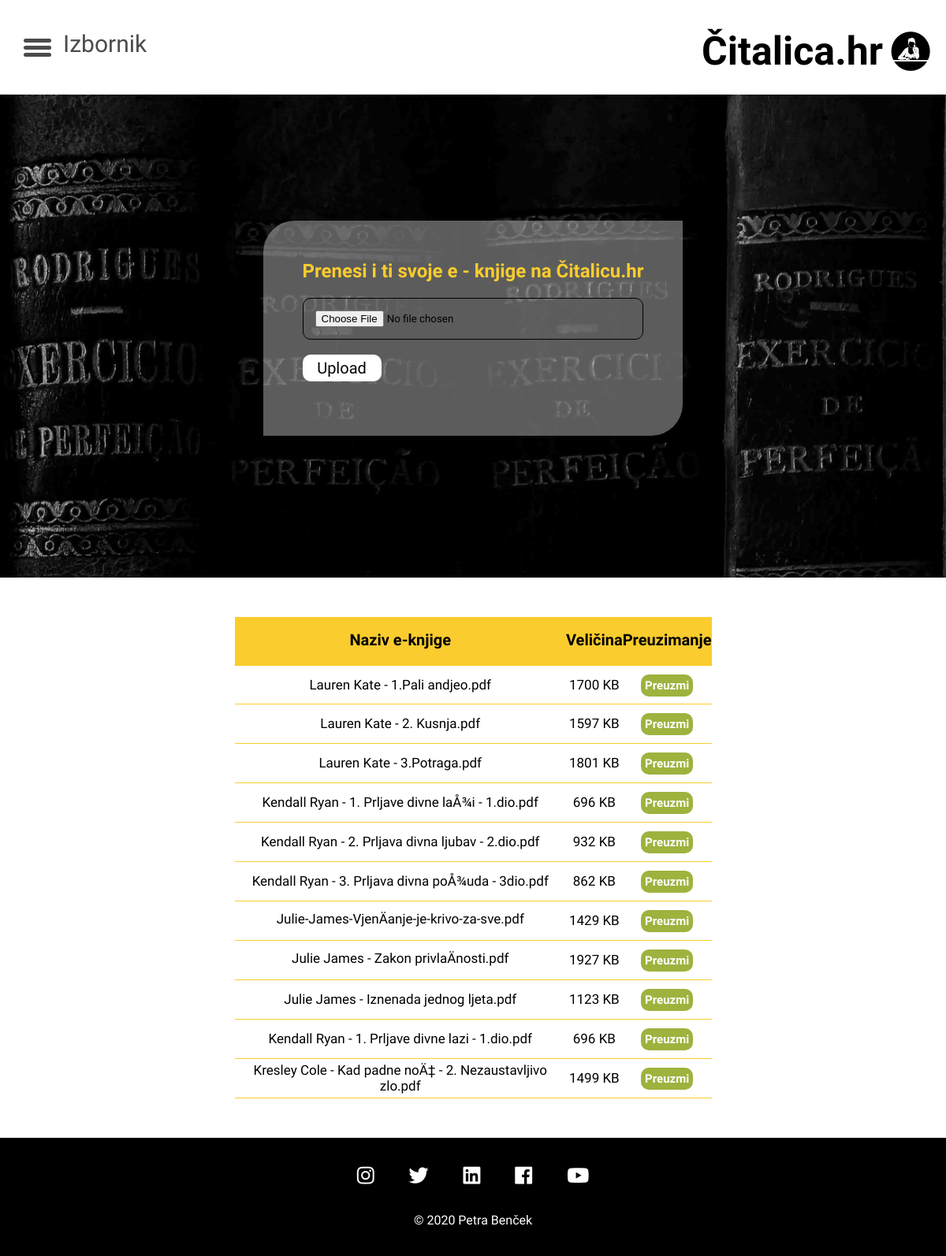
The app's page /eknjige.php with its own data.
### tables this page shows
CREATE TABLE `files` (
  `id` int(11) NOT NULL,
  `name` varchar(255) NOT NULL,
  `size` int(11) NOT NULL,
  `downloads` int(11) NOT NULL
);

### eknjige_baza.php (called while the page is built, shortened)
<?php
$conn = mysqli_connect('localhost', 'root', '', 'citalica');
$sql = "SELECT * FROM files";
$result = mysqli_query($conn, $sql);
$files = mysqli_fetch_all($result, MYSQLI_ASSOC);
?>

### eknjige.php (the view, shortened to what this page needs)
 <!DOCTYPE html>
<html>
    <head>
        <link rel="stylesheet" href="css/style.css">
        <link rel="stylesheet" href="https://use.fontawesome.com/releases/v5.6.3/css/all.css">
    </head>
    <body>
       <header>
            <?php include 'header.php';?>
        </header>
        <div class="bg" style=" background-image:url(img/bg2.jpg);">
            <div class="eknjige">
                <div class="upload_box">
                    <form action="eknjige.php" method="post" enctype="multipart/form-data" >
                        <h2>Prenesi i ti svoje e - knjige na Čitalicu.hr</h2>
                        <input type="file" name="myfile"> <br>
                        <button type="submit" name="save">Upload</button><br><br>
                        <?php include 'eknjige_baza.php';?>
                    </form>
                </div>
            </div>
        </div>
        <div class="eknjige_table">
            <table>
                <thead>
                    <th>Naziv e-knjige</th>
                    <th>Veličina</th>
                    <th>Preuzimanje</th>
                </thead>
                <tbody>
                    <?php foreach ($files as $file): ?>
                    <tr>
                        <td><?php echo $file['name']; ?></td>
                        <td><?php echo floor($file['size'] / 1000) . ' KB'; ?></td>
                        <td><a  class="edit_btn" href="eknjige.php?file_id=<?php echo $file['id'] ?>">Preuzmi</a></td>
                    </tr>
                    <?php endforeach;?>
                </tbody>
            </table>
        </div>
        <footer>
           <?php include 'footer.php';?>
        </footer>
    </body>
</html>

### header.php
<?php
echo'
    <nav id="sidebar">
        <div class="toggle-btn" onclick="show()">
            <span></span>
            <span></span>
            <span></span>
            <p>Izbornik</p>
        </div>
        <center>
            <img src="img/logo.png" class="logo" alt="logo_img" width="200px" height="200px">
        </center>
        <ul>
            <li class="active"><a href="index.php">Početna stranica</a></li>
            <li><a href="eknjige.php">E - knjige</a></li>
            <li><a href="topbook.php">Bestseleri</a></li>
            <li><a href="preporuke.php">Preporuke</a></li>
            <li><a href="kontakt.php">Kontakt</a></li>
        </ul>
            <div class="container">
                <input type="text" placeholder="Search...">
                <div class="btn_src">
                    <i class="fas fa-search"></i>
                </div>
            </div>
        </nav>
        <div class="logo_header">
            <h2><a href="index.php">Čitalica.hr</a></h2>
            <img src="img/logo.png">
        </div>';
?>

### footer.php
<?php
echo '
<div class="social_media">
    <a href="https://www.instagram.com/?hl=hr" target="_blank"><i class="fab fa-instagram"></i></a>
    <a href="https://twitter.com/?lang=hr" target="_blank"><i class="fab fa-twitter"></i></a>
    <a href="https://www.linkedin.com/" target="_blank"><i class="fab fa-linkedin"></i></a>
    <a href="https://www.facebook.com/" target="_blank"><i class="fab fa-facebook"></i></a>
    <a href="https://www.youtube.com/" target="_blank"><i class="fab fa-youtube"></i></a>
</div>
<p class="copyrights">&copy; 2020 Petra Benček</p>';
?>

### CSS/style.css (style rules this page uses)
* { margin: 0; padding: 0; font-family: 'Catamaran', sans-serif; box-sizing: border-box; }
#sidebar { position: fixed; width: 300px; height: 100%; background: #000000; opacity: 0.7; left: -300px; transition: .4s ease; float: left; }
.toggle-btn { position: absolute; top: 45px; left: 330px; cursor: pointer; }
.toggle-btn span { width: 35px; height: 5px; background: #000000; display: block; margin-top: 4px; border-radius: 6px; float: left; }
.toggle-btn p { font-size: 30px; position: absolute; float: right; margin-top: -7px; margin-left: 50px; }
header { position: fixed; background: white; width: 100%; height: 120px; }
header .logo_header { float: right; display: flex; align-items: center; justify-content: center; margin-right: 20px; }
header .logo_header img { height: 50px; width: 50px; }
header .logo_header a { line-height: 130px; margin-right: 10px; text-decoration: none; color: black; font-family: 'Sacramento', cursive; font-size: 50px; font-weight: 600; }
body { position: relative; z-index: -100; padding-bottom: 150px; min-height: 100vh; }
footer { position: absolute; height: 150px; z-index: -100; margin: 0; padding: 0; width: 100%; background: #000000; align-items: center; text-align: center; color: white; bottom: 0; }
footer .social_media { margin: 15px auto; }
footer .social_media i { margin: 20px; font-size: 25px; color: white; cursor: pointer; }
footer p { margin-bottom: 20px; }
.bg { background-position: center center; background-repeat: no-repeat; background-size: cover; background-attachment: fixed; }
.eknjige { padding-top: 280px; padding-bottom: 180px; display: flex; align-items: center; justify-content: center; }
.eknjige .upload_box form { width: 100%; padding: 50px; background: rgba(230, 230, 230, 0.4); border-radius: 40px 0 40px 0; }
.eknjige .upload_box form h2 { color: #FACC2E; }
.eknjige .upload_box form input { width: 100%; border: 1px solid black; display: block; padding: 15px; margin-top: 20px; border-radius: 10px; }
.eknjige .upload_box form button { width: 100px; background-color: white; color: black; border: none; border-radius: 10px; cursor: pointer; padding: 5px; font-size: 20px; }
.eknjige_table { display: flex; align-items: center; justify-content: center; padding: 50px; background-color: white; }
.eknjige_table table { border-spacing: 1; border-collapse: collapse; overflow: hidden; width: 55%; }
.eknjige_table table th { border-bottom: 3px solid #FACC2E; font-size: 20px; height: 60px; background: #FACC2E; }
.eknjige_table table td { height: 50px; text-align: center; font-size: 17px; border-bottom: 1px solid #FACC2E; }
.eknjige_table table td td, .eknjige_table table td a { text-decoration: none; color: #610B0B; font-weight: 600; font-size: 17px; }
.eknjige_table table .edit_btn { text-decoration: none; width: 100px; background-color: #9db33e; color: white; border-radius: 10px; cursor: pointer; padding: 5px 5px; font-size: 15px; }

### records on screen
files: name "Lauren Kate - 1.Pali andjeo.pdf", floor($file['size']/1000) "1700"
files: name "Lauren Kate - 2. Kusnja.pdf", floor($file['size']/1000) "1597"
files: name "Lauren Kate - 3.Potraga.pdf", floor($file['size']/1000) "1801"
files: name "Kendall Ryan - 1. Prljave divne laÅ¾i - 1.dio.pdf", floor($file['size']/1000) "696"
files: name "Kendall Ryan - 2. Prljava divna ljubav - 2.dio.pdf", floor($file['size']/1000) "932"
files: name "Kendall Ryan - 3. Prljava divna poÅ¾uda - 3dio.pdf", floor($file['size']/1000) "862"
files: name "Julie-James-VjenÄanje-je-krivo-za-sve.pdf", floor($file['size']/1000) "1429"
files: name "Julie James - Zakon privlaÄnosti.pdf", floor($file['size']/1000) "1927"
files: name "Julie James - Iznenada jednog ljeta.pdf", floor($file['size']/1000) "1123"
files: name "Kendall Ryan - 1. Prljave divne lazi - 1.dio.pdf", floor($file['size']/1000) "696"
files: name "Kresley Cole - Kad padne noÄ‡ - 2. Nezaustavljivo zlo.pdf", floor($file['size']/1000) "1499"
